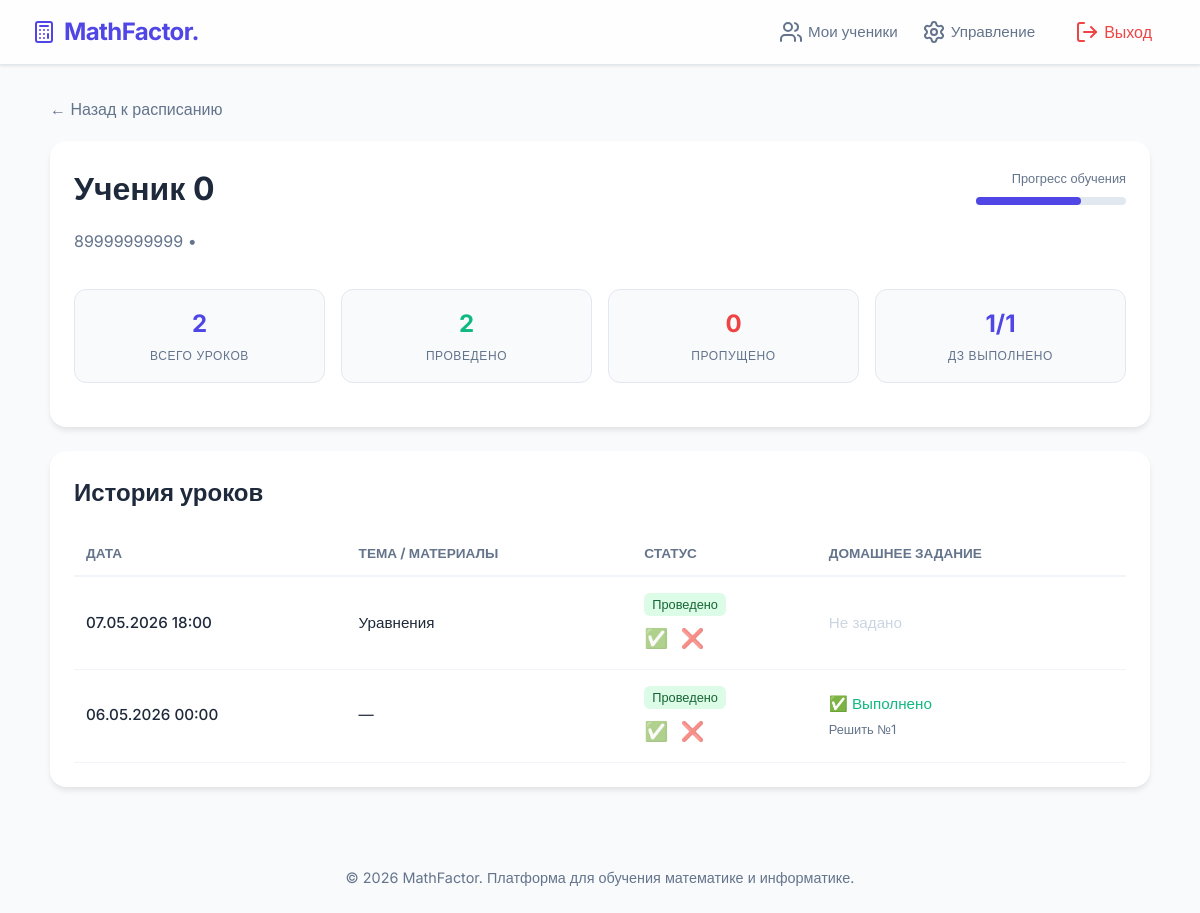
/student/2/ (signed in), run on the app's committed database.
### users/models.py (models this page shows, shortened)
class User(AbstractUser):
    TEACHER = 'TEACHER'
    STUDENT = 'STUDENT'
    ROLE_CHOICES = (
        (TEACHER, 'Учитель'),
        (STUDENT, 'Ученик'),
    )
    @property
    def is_teacher(self):
        return self.role == User.TEACHER
    role = models.CharField(max_length=10, choices=ROLE_CHOICES, default='STUDENT')
    phone_regex = RegexValidator(
        regex=r'^\+?1?\d{10,11}$',
        message="Номер телефона должен быть в формате: '8 999 999 9999'."
    )
    phone = models.CharField(validators=[phone_regex], max_length=11, blank=True)

### platform_app/models.py (models this page shows, shortened)
class Lesson(models.Model):
    class Meta:
        verbose_name = "Урок"
        verbose_name_plural = "Уроки"
        ordering = ['-start_time']
    class Status(models.TextChoices):
        PLANNED = 'PLANNED', 'Запланировано'
        COMPLETED = 'COMPLETED', 'Проведено'
        CANCELLED = 'CANCELLED', 'Отменено'
        MISSED = 'MISSED', 'Пропущено'
    teacher = models.ForeignKey(
        User,
        on_delete=models.CASCADE,
        related_name='lessons_teacher',
        limit_choices_to={'role': User.TEACHER}, # Добавляем этот фильтр
        verbose_name="Учитель"
    )
    student = models.ForeignKey(
        User,
        on_delete=models.CASCADE,
        related_name='lessons_student',
        limit_choices_to={'role': User.STUDENT}, # И этот тоже
        verbose_name="Ученик"
    )
    topic = models.ForeignKey(Topic, on_delete=models.SET_NULL, null=True, blank=True)
    start_time = models.DateTimeField(verbose_name="Время начала")
    status = models.CharField(max_length=15, choices=Status.choices, default=Status.PLANNED)
    material_link = models.URLField(blank=True, verbose_name="Ссылка на материалы")

class Topic(models.Model):
    name = models.CharField(max_length=255, verbose_name="Название темы")
    subject = models.CharField(max_length=100, verbose_name="Предмет")

class Homework(models.Model):
    lesson = models.OneToOneField(Lesson, on_delete=models.CASCADE, related_name='homework')
    description = models.TextField(verbose_name="Что сделать")
    is_completed = models.BooleanField(default=False, verbose_name="Выполнено")
    report = models.TextField(blank=True, verbose_name="Отчет ученика/ссылка")

### platform_app/views.py (the view)
# urls.py: path('student/<int:student_id>/', student_detail, name='student_detail'),
@login_required
def student_detail(request, student_id):
    if not request.user.is_teacher:
        raise PermissionDenied # Ограничение доступа
    student = get_object_or_404(User, id=student_id)
    lessons = Lesson.objects.filter(student=student, teacher=request.user).order_by('-start_time')
    total_lessons = lessons.count()
    completed_lessons = lessons.filter(status='COMPLETED').count()
    missed_lessons = lessons.filter(status='MISSED').count()
    homeworks = Homework.objects.filter(lesson__student=student, lesson__teacher=request.user)
    completed_homeworks = homeworks.filter(is_completed=True).count()
    context = {
        'student': student,
        'lessons': lessons,
        'stats': {
            'total': total_lessons,
            'completed': completed_lessons,
            'missed': missed_lessons,
            'hw_done': completed_homeworks,
            'hw_total': homeworks.count(),
        }
    }
    return render(request, 'platform_app/student_detail.html', context)

### templates/platform_app/student_detail.html (shortened to what this page needs)
{% extends 'base.html' %}
{% block content %}
<a href="{% url 'dashboard' %}" style="text-decoration: none; color: #64748b; margin-bottom: 20px; display: inline-block;">← Назад к расписанию</a>
<div class="card">
    <div style="display: flex; justify-content: space-between; align-items: flex-start;">
        <div>
            <h1 style="margin:0;">{{ student.get_full_name }}</h1>
            <p style="color: #64748b;">{{ student.phone }} • {{ student.email }}</p>
        </div>
        <div style="text-align: right;">
            <span style="font-size: 0.8rem; color: #64748b;">Прогресс обучения</span>
            <div style="width: 150px; height: 8px; background: #e2e8f0; border-radius: 4px; margin-top: 8px;">
                <div style="width: 70%; height: 100%; background: #4f46e5; border-radius: 4px;"></div>
            </div>
        </div>
    </div>
    <div class="stats-grid">
        <div class="stat-item">
            <span class="stat-value">{{ stats.total }}</span>
            <span class="stat-label">Всего уроков</span>
        </div>
        <div class="stat-item">
            <span class="stat-value" style="color: #10b981;">{{ stats.completed }}</span>
            <span class="stat-label">Проведено</span>
        </div>
        <div class="stat-item">
            <span class="stat-value" style="color: #ef4444;">{{ stats.missed }}</span>
            <span class="stat-label">Пропущено</span>
        </div>
        <div class="stat-item">
            <span class="stat-value">{{ stats.hw_done }}/{{ stats.hw_total }}</span>
            <span class="stat-label">ДЗ выполнено</span>
        </div>
    </div>
</div>
<div class="card">
    <h2 style="margin-top:0; margin-bottom:20px;">История уроков</h2>
    <table>
        <thead>
            <tr>
                <th>ДАТА</th>
                <th>ТЕМА / МАТЕРИАЛЫ</th>
                <th>СТАТУС</th>
                <th>ДОМАШНЕЕ ЗАДАНИЕ</th>
            </tr>
        </thead>
        <tbody>
            {% for lesson in lessons %}
            <tr>
                <td style="font-weight: 500;">{{ lesson.start_time|date:"d.m.Y H:i" }}</td>
                <td>
                    {{ lesson.topic.name|default:"—" }}<br>
                </td>
                <td>
                    <span class="badge status-{{ lesson.status }}">{{ lesson.get_status_display }}</span>
                    <div style="margin-top: 8px;">
                        <a href="{% url 'update_lesson_status' lesson.id 'COMPLETED' %}" class="action-btn">✅</a>
                        <a href="{% url 'update_lesson_status' lesson.id 'MISSED' %}" class="action-btn">❌</a>
                    </div>
                </td>
                <td>
                    {% if lesson.homework %}
                        <a href="{% url 'toggle_homework' lesson.homework.id %}" style="text-decoration: none;">
                            {% if lesson.homework.is_completed %}
                                <span style="color: #10b981;">✅ Выполнено</span>
                            {% else %}
                                <span style="color: #f59e0b;">🔄 В работе</span>
                            {% endif %}
                        </a>
                        <div style="font-size: 0.8rem; color: #64748b; margin-top: 4px;">{{ lesson.homework.description|truncatechars:40 }}</div>
                    {% else %}
                        <span style="color: #cbd5e1;">Не задано</span>
                    {% endif %}
                </td>
            </tr>
            {% endfor %}
        </tbody>
    </table>
</div>
{% endblock %}

### templates/base.html (style rules this page uses)
:root { --primary: #4f46e5; --primary-hover: #4338ca; --bg: #f8fafc; --text: #1e293b; --white: #ffffff; --gray: #64748b; }
body { font-family: 'Inter', sans-serif; background-color: var(--bg); color: var(--text); margin: 0; line-height: 1.5; }

### templates/platform_app/student_detail.html (style rules this page uses)
.card { background: #fff; padding: 24px; border-radius: 16px; box-shadow: 0 4px 6px -1px rgba(0,0,0,0.1); margin-bottom: 24px; }
.stats-grid { display: grid; grid-template-columns: repeat(4, 1fr); gap: 16px; margin: 20px 0; }
.stat-item { background: #f8fafc; padding: 16px; border-radius: 12px; text-align: center; border: 1px solid #e2e8f0; }
.stat-value { display: block; font-size: 1.5rem; font-weight: 700; color: #4f46e5; }
.stat-label { font-size: 0.75rem; color: #64748b; text-transform: uppercase; letter-spacing: 0.05em; }
table { width: 100%; border-collapse: collapse; }
th { text-align: left; padding: 12px; color: #64748b; font-size: 0.85rem; border-bottom: 2px solid #f1f5f9; }
td { padding: 16px 12px; border-bottom: 1px solid #f1f5f9; font-size: 0.95rem; }
.badge { padding: 4px 8px; border-radius: 6px; font-size: 0.8rem; font-weight: 500; }
.status-COMPLETED { background: #dcfce7; color: #166534; }
.action-btn { text-decoration: none; font-size: 1.2rem; margin-right: 8px; opacity: 0.6; transition: opacity 0.2s; }

### data on the page
User: get_full_name "Ученик 0", phone "89999999999"
Lesson: start_time "07.05.2026 18:00", topic.name "Уравнения", status "Проведено", shows "Не задано"
Lesson: start_time "06.05.2026 00:00", topic.name "—", status "Проведено", shows "✅ Выполнено", homework.description "Решить №1"

### other printed values
{{ stats.total }} "2"
{{ stats.completed }} "2"
{{ stats.missed }} "0"
{{ stats.hw_done }} "1"
{{ stats.hw_total }} "1"
